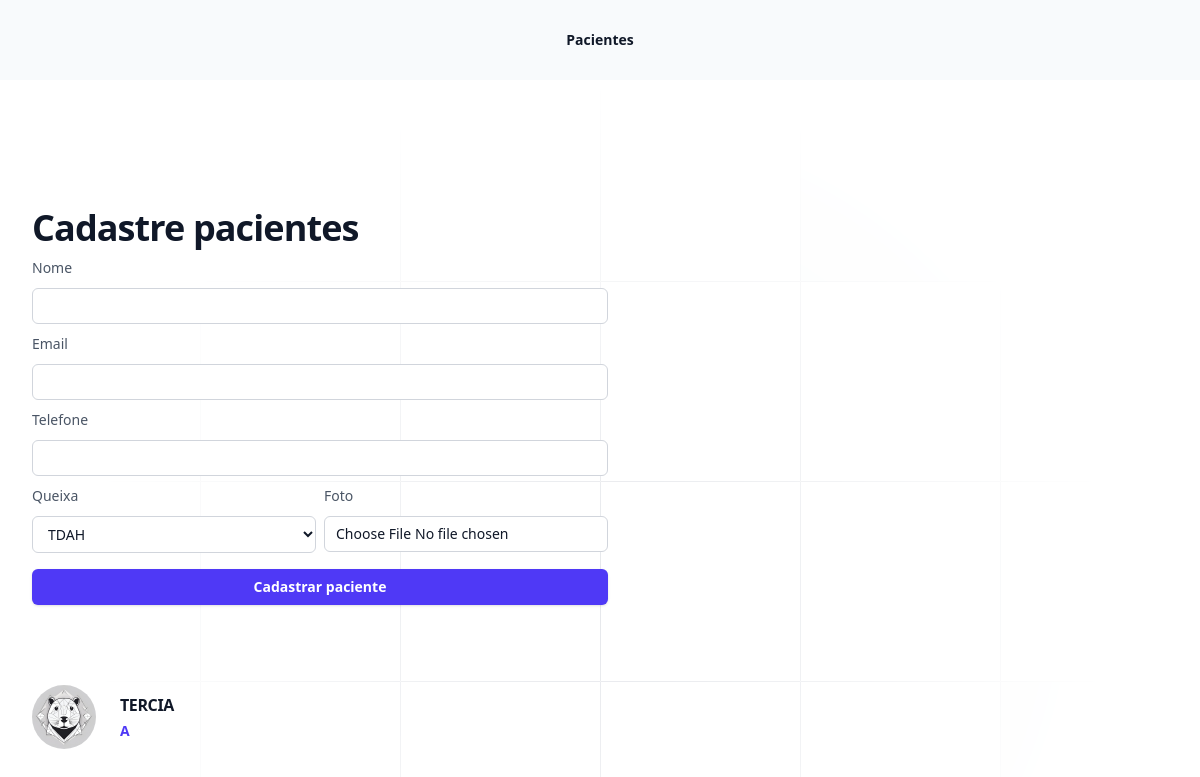
The app's page /pacientes/ with its own data.
### pacientes/models.py (models this page shows, shortened)
class Pacientes(models.Model):
    queixas_choices = (
        ('TDAH', 'TDAH'),
        ('D', 'Depressão'),
        ('A', 'Ansiedade'),
        ('TAG', 'Transtorno de ansiedade generalizada')
    )
    nome = models.CharField(max_length=255)
    email = models.EmailField()
    telefone = models.CharField(max_length=255, null=True, blank=True)
    foto =models.ImageField(upload_to= 'fotos')
    pagamento_em_dia=models.BooleanField(default=True)
    queixa = models.CharField(max_length=4, choices=queixas_choices)

### pacientes/views.py (the view, shortened to what this page needs)
# urls.py: path('pacientes/', include('pacientes.urls'))
def pacientes (request):
    if request.method  == "GET":
        pacientes = Pacientes.objects.all()
        return render(request, 'pacientes.html', {'queixas': Pacientes.queixas_choices, 'pacientes':pacientes})

### pacientes/templates/pacientes.html (shortened to what this page needs)
{% extends "base.html"%}
{% block 'body' %}
<div class="relative isolate">
    <div class="py-24 sm:py-32">
    <div class="mx-auto grid max-w-7xl gap-20 px-6 lg:px-8 xl:grid-cols-3">
    <div class="max-w-xl">
    <h2 class="text-pretty text-3xl font-semibold tracking-tight text-gray-900 sm:text-4xl">Cadastre pacientes</h2>
    <form action="{% url 'pacientes' %}" method="POST" enctype='multipart/form-data'>  {% csrf_token %}
        <label for="nome" class="block mt-2 text-sm/6 font-medium text-gray-600">Nome</label>
        <div class="mt-2">
        <input type="text" name="nome" id="nome" autocomplete="given-name" class="block w-full rounded-md bg-white px-3 py-1.5 text-base text-gray-900 outline outline-1 -outline-offset-1 outline-gray-300 placeholder:text-gray-400 focus:outline focus:outline-2 focus:-outline-offset-2 focus:outline-indigo-600 sm:text-sm/6">
        </div>
        <label for="email" class="block mt-2 text-sm/6 font-medium text-gray-600" >Email</label>
        <div class="mt-2">
        <input type="email" name="email" id="email" class="block w-full rounded-md bg-white px-3 py-1.5 text-base text-gray-900 outline outline-1 -outline-offset-1 outline-gray-300 placeholder:text-gray-400 focus:outline focus:outline-2 focus:-outline-offset-2 focus:outline-indigo-600 sm:text-sm/6">
        </div>
        <label for="telefone" class="block mt-2 text-sm/6 font-medium text-gray-600"> Telefone</label>
        <div class="mt-2">
        <input type="text" name="telefone" id="telefone" class="block w-full rounded-md bg-white px-3 py-1.5 text-base text-gray-900 outline outline-1 -outline-offset-1 outline-gray-300 placeholder:text-gray-400 focus:outline focus:outline-2 focus:-outline-offset-2 focus:outline-indigo-600 sm:text-sm/6">
        </div>
        <div class="grid grid-cols-2 gap-2">
        <div>
        <label for="telefone" class="block mt-2 text-sm/6 font-medium text-gray-600">Queixa</label>
        <div class="mt-2">
        <select name="queixa" class="block w-full rounded-md bg-white px-3 py-2 text-base text-gray-900 outline outline-1 -outline-offset-1 outline-gray-300 placeholder:text-gray-400 focus:outline focus:outline-2 focus:-outline-offset-2 focus:outline-indigo-600 sm:text-sm/6">
        {% for queixa in queixas %}
            <option value="{{queixa.0}}">{{queixa.1}}</option>
        {% endfor %}
        </select>
        </div>
        </div>
        <div>
        <label for="foto" class="block mt-2 text-sm/6 font-medium text-gray-600">Foto</label>
        <div class="mt-2">
        <input type="file" required name="foto" id="foto" class="block w-full rounded-md bg-white px-3 py-1.5 text-base text-gray-900 outline outline-1 -outline-offset-1 outline-gray-300 placeholder:text-gray-400 focus:outline focus:outline-2 focus:-outline-offset-2 focus:outline-indigo-600 sm:text-sm/6">
        </div>
        </div>
        </div>
        <button type="submit" class="inline-flex justify-center rounded-md bg-indigo-600 mt-4 cursor-pointer px-3 py-2 w-full text-sm font-semibold text-white shadow-sm hover:bg-indigo-500 focus-visible:outline focus-visible:outline-2 focus-visible:outline-offset-2 focus-visible:outline-indigo-600">Cadastrar paciente</button>
    </form>
    </div>
    <ul role="list" class="grid gap-x-8 gap-y-12 sm:grid-cols-2 sm:gap-y-16 xl:col-span-2">
        {% for paciente in pacientes %}
    <li>
    <div class="flex items-center gap-x-6">
    <img class="size-16 rounded-full" src="{{paciente.foto.url}}" alt="">
    <div>
        <a href="{% url 'paciente_view' paciente.id %}" class="text-base/7 font-semibold tracking-tight text-gray-900">{{paciente.nome}}</a>
    <p class="text-sm/6 font-semibold text-indigo-600">{{paciente.queixa}}</p>
    </div>
    </div>
    </li>
   {%endfor%}
    </ul>
    </div>
    </div>
    </div>
{% endblock 'body' %}

### records on screen
Pacientes: foto (picture), nome "TERCIA", queixa "A"

### other values on screen
form field queixa "TDAH"
